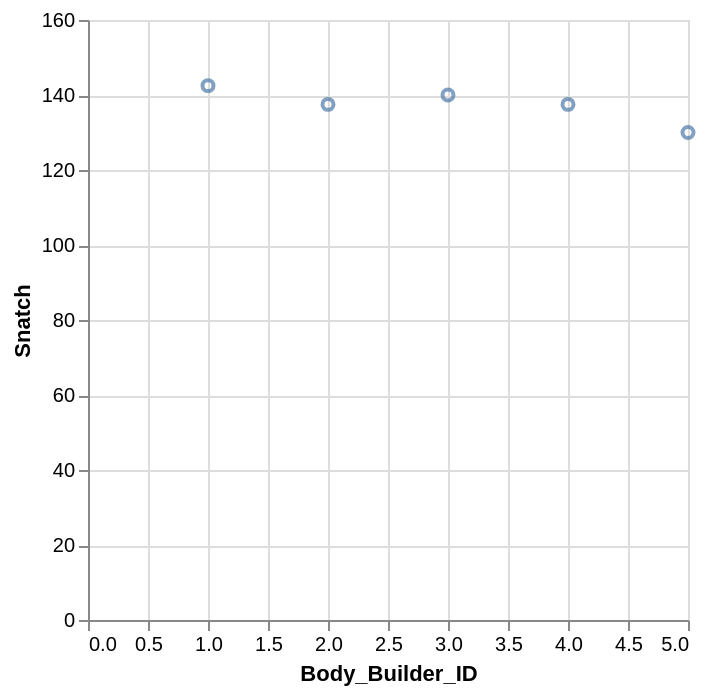

Write the Vega-Lite specification saved for this chart.
### Vega-Lite specification from a JSON file in a GitHub repository (floating-point values rounded to 4 significant figures)
{"data": {"values": [{"x_data": 1, "y_data": 142.5}, {"x_data": 2, "y_data": 137.5}, {"x_data": 3, "y_data": 140}, {"x_data": 4, "y_data": 137.5}, {"x_data": 5, "y_data": 130}]}, "mark": "point", "encoding": {"x": {"field": "x_data", "type": "quantitative", "title": "Body_Builder_ID"}, "y": {"field": "y_data", "type": "quantitative", "title": "Snatch"}}}
